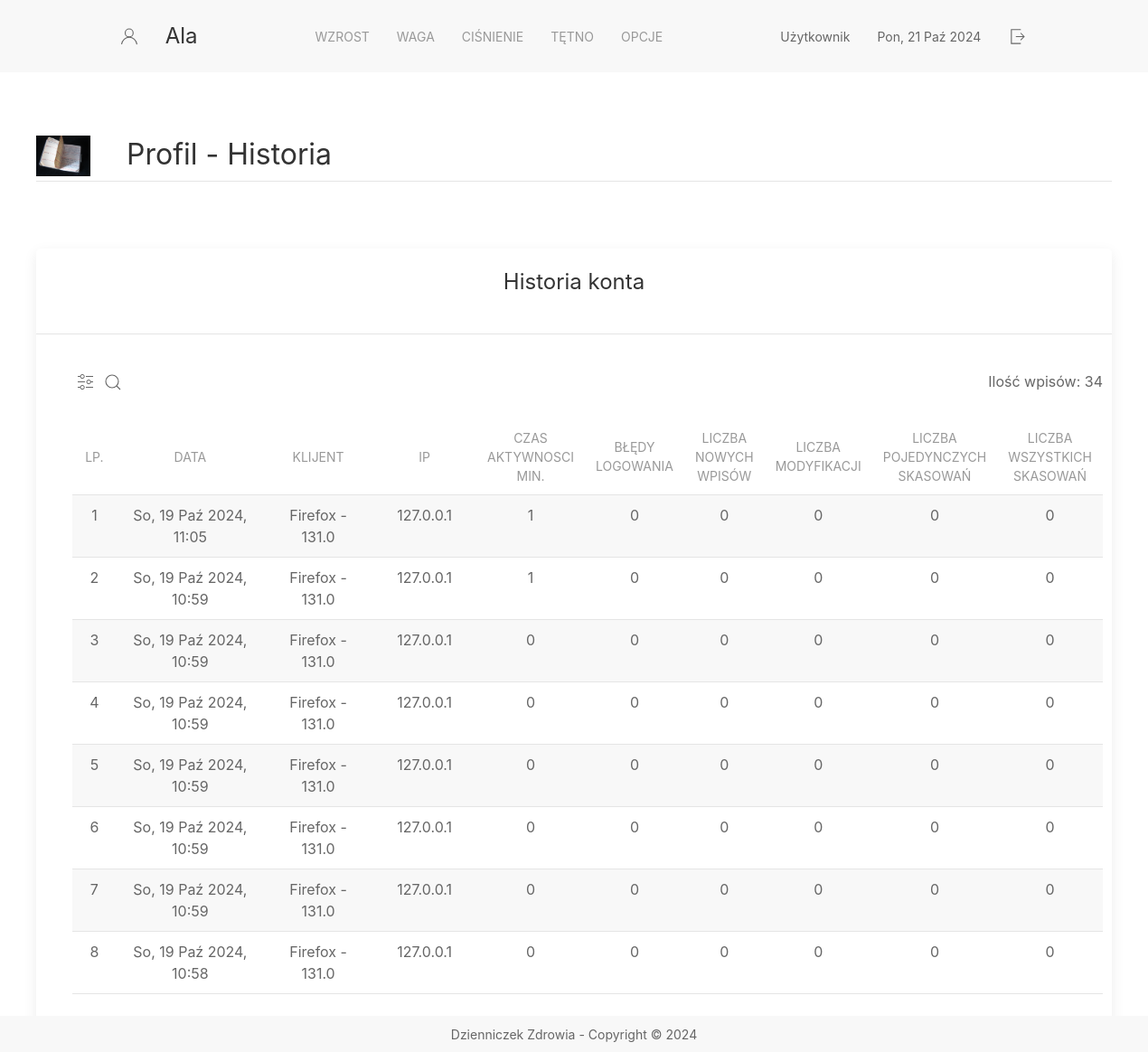
The app's page /users/history/ (signed in), older data.
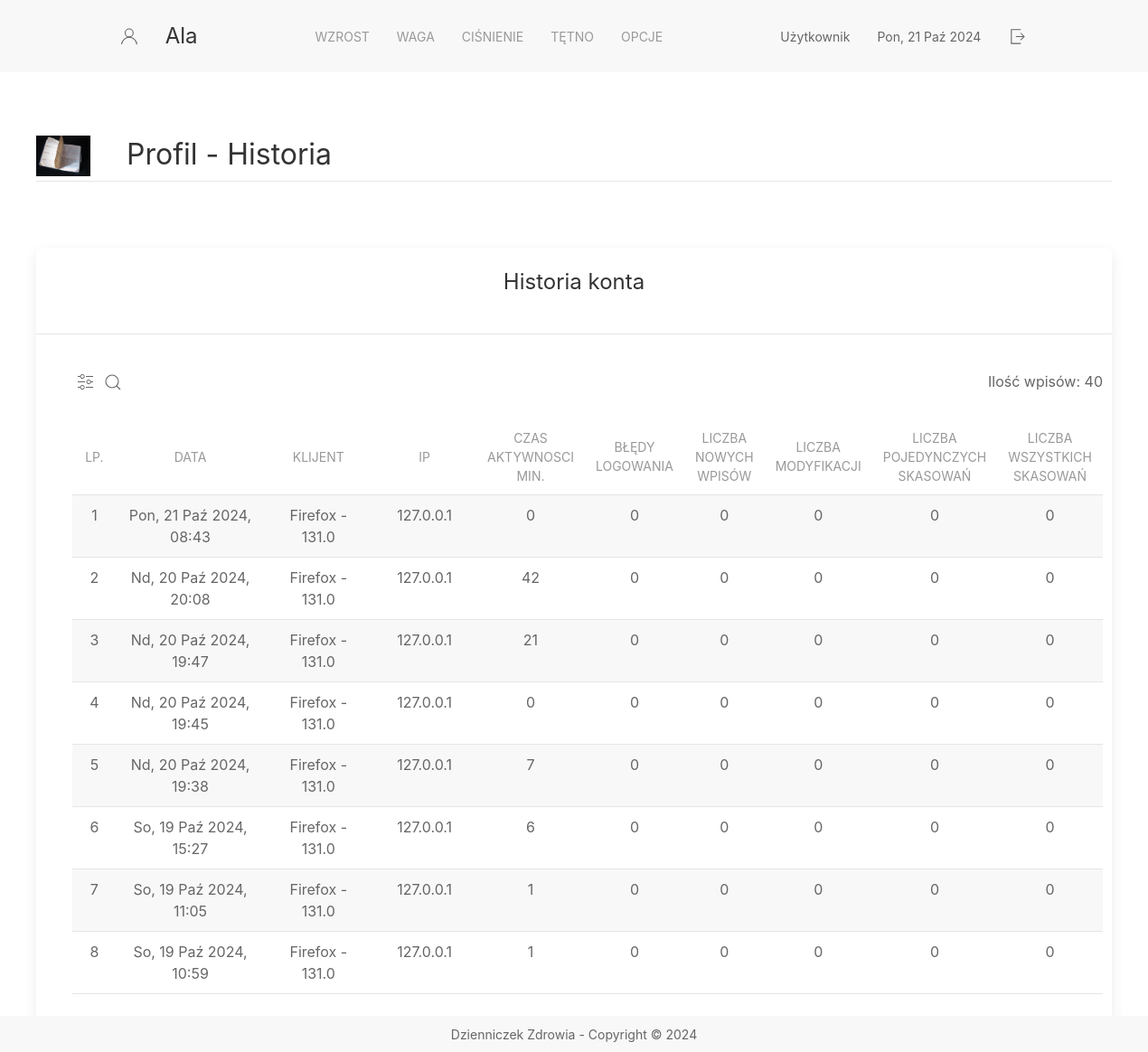
The same page, newer data.
### app_users/models.py (models this page shows)
class LoginHistory(models.Model):
    user = models.ForeignKey(User, on_delete=models.CASCADE)
    login_date = models.DateTimeField(auto_now_add= True, validators=[validate_date])
    logout_date = models.DateTimeField(null=True, blank=True, validators=[validate_date])
    cnt_activity = models.IntegerField(default=0)  # czas aktywnosci
    user_agent = models.TextField(null=True, blank=True) # przechowa rodaj przeglądarki
    ip_address = models.GenericIPAddressField(null=True, blank=True)
    failed_login_attempts = models.IntegerField(default=0)  #  ilosc błednych logowań
    cnt_modification = models.IntegerField(default=0) # ilość modyfikacji podczas zalogowania
    cnt_entries = models.IntegerField(default=0) # ilość wpisów podczas zalogowania
    cnt_deleted = models.IntegerField(default=0) # ilość skasowanych wpisów podczas zalogowania
    cnt_all_deleted = models.IntegerField(default=0) # ilość czyszczenia wszystkich wpisów podczas zalogowania

### app_users/views.py (the view)
# urls.py: path('history/', views.history, name='history_url'),
@login_required
def history(request):
    logged_user = request.user
    filter_value = request.GET.get('search')
    sort_value = request.GET.get('sort_by', '-logout_date')
    search_category = request.GET.get('filtering_by')
    if filter_value and len(filter_value) > 0:
        query = {f"{search_category}__icontains": filter_value}
        found_history = LoginHistory.objects.filter(user=logged_user, **query).order_by(sort_value)
    else:
        found_history = LoginHistory.objects.filter(user=logged_user).order_by(sort_value)
    page_num = request.GET.get('page', 1)
    pages = Paginator(found_history, 8)
    pages_max = pages.num_pages
    pages_max_elements = pages.count
    page_results = pages.get_page(page_num)
    context = {
        'filter_value': filter_value,
        'sort_value': sort_value,
        'filtering_by': search_category,
        'pages_max': pages_max,
        'pages_max_elements': pages_max_elements,
        'history': page_results,
        'user': logged_user,
    }
    return render(request, 'history.html', context)

### app_users/templates/history.html (shortened to what this page needs)
{% extends 'fragments/layout.html' %}
{% load static %}
{% block page_content %}
    <div class="container">
        <div class="uk-panel">
            <img class="uk-align-left uk-margin-remove-adjacent" src="{% static 'background.JPG' %}" width="60"
                 height="28" alt="info">
            <h2 class="uk-heading-divider" style="position: relative">Profil - Historia</h2>
        </div>
        <div style="height: 50px"></div>
        <div class="uk-card uk-card-default uk-border-rounded">
            <div class="uk-card-header">
                <div class="uk-width-expand">
                    <h3 class="uk-card-title uk-position-relative uk-position-top-center">Historia konta</h3>
                </div>
            </div>
            <div class="uk-card-body" style="width:1140px; margin: auto">
                <div>
                    <a href uk-icon="icon: settings" uk-tooltip="Sortuj" style="margin-left: 5px"></a>
                    <a href uk-icon="icon: search" uk-tooltip="Wyszukaj" style="margin-left: 5px"></a>
                    <span class="uk-position-relative uk-align-right"> Ilość wpisów: {{ pages_max_elements }} </span>
                </div>
                <table class="uk-table uk-table-striped uk-table-hover uk-table-small">
                    <thead>
                    <tr>
                        <th style="width:5%; text-align: center" class="uk-text-middle">Lp.</th>
                        <th style="width:30%; text-align: center" class="uk-text-middle">Data</th>
                        <th style="width:17%; text-align: center" class="uk-text-middle">Klijent</th>
                        <th style="width:15%; text-align: center" class="uk-text-middle">IP</th>
                        <th style="width:5%; text-align: center" class="uk-text-middle">Czas aktywnosci min.</th>
                        <th style="width:5%; text-align: center" class="uk-text-middle">Błędy logowania</th>
                        <th style="width:5%; text-align: center" class="uk-text-middle">Liczba nowych wpisów</th>
                        <th style="width:5%; text-align: center" class="uk-text-middle">Liczba modyfikacji</th>
                        <th style="width:5%; text-align: center" class="uk-text-middle">Liczba pojedynczych skasowań
                        </th>
                        <th style="width:5%; text-align: center" class="uk-text-middle">Liczba wszystkich skasowań</th>
                    </tr>
                    </thead>
                    <tbody>
                    {% for value in history %}
                        <tr style="text-align: center">
                            <td>
                                {{ history.start_index|add:forloop.counter0 }}
                            </td>
                            <td>{{ value.login_date |date:'D, d M Y,' }} {{ value.login_date |time:"H:i" }}</td>
                            <td>{{ value.user_agent }}</td>
                            <td>{{ value.ip_address }}</td>
                            <td>{{ value.cnt_activity }}</td>
                            <td>{{ value.failed_login_attempts }}</td>
                            <td>{{ value.cnt_entries }}</td>
                            <td>{{ value.cnt_modification }}</td>
                            <td>{{ value.cnt_deleted }}</td>
                            <td>{{ value.cnt_all_deleted }}</td>
                        </tr>
                    {% endfor %}
                    </tbody>
                </table>
            </div>
            <div class="uk-position-center uk-position-relative">
              <span>
                  <span>Strona {{ history.number }} z {{ history.paginator.num_pages }}</span>
                  {% if history.has_next %}
                      <a href="?page={{ history.next_page_number }}" style="color: #32CD32"> Następna</a>
                      <a href="?page={{ history.paginator.num_pages }}" style="color: #00BFFF; margin-left: 20px"> Ostatnia  &raquo;</a>
                  {% endif %}
              </span>
            </div>
        </div>
    </div>
{% endblock %}

### templates/fragments/layout.html (shortened to what this page needs)
{% load static %}
<!DOCTYPE html>
<html lang="en">
<head>
    <link rel="stylesheet" href="{% static 'css/uikit.min.css' %}">
    <link rel="stylesheet" href="{% static 'css/private.css' %}">
</head>
<body>
<div> {% include 'fragments/menu.html' %} </div>
<div class="uk-container uk-margin-large-top"> {% block page_content %} {% endblock %} </div>
<div> {% include 'fragments/footer.html' %} </div>
</body>
</html>

### templates/fragments/menu.html (shortened to what this page needs)
<nav class="uk-navbar-container" uk-navbar uk-sticky>
    <div class="uk-navbar-center nav-overlay">
        <span class="uk-navbar-item" uk-icon="icon: user; ratio: 1" ></span>
        <a href="{% url 'home_url' %}" class="uk-navbar-item uk-logo" style="margin-right: 100px">
            {% if user.is_authenticated %}
                {{ user.get_username }}
            {% else %}
                Gość
            {% endif %}
        </a>
        <ul class="uk-navbar-nav">
            <li class="uk-parent"><a href="/growths/">Wzrost</a></li>
            <li class="uk-parent"><a href="/weights">Waga</a></li>
            <li class="uk-parent"><a href="/pressures/">Ciśnienie</a></li>
            <li class="uk-parent"><a href="/pulses/">Tętno</a></li>
            <li>
                <a href="#">Opcje</a>
            </li>
        </ul>
        <span class="uk-navbar-item" style="margin-left: 100px">
            {% if user.is_authenticated %}
                {% if user.is_superuser %}
                    Administrator
                {% else %}
                    Użytkownik
                {% endif %}
            {% else %}
                Gość
            {% endif %}
        </span>
        <span class="uk-navbar-item">{% now "D, d M Y" %}</span>
        {% if user.is_authenticated %}
            <form method="POST" action="{% url 'logout' %}">
                <button href="/" uk-icon="icon: sign-out; ratio: 1.1" uk-tooltip="Wyloguj"></button>
            </form>
     {% endif %}
    </div>
</nav>

### templates/fragments/footer.html
 <footer class="uk-section uk-section-xsmall uk-section-muted uk-position-bottom uk-position-fixed">
        <p class="uk-position-center uk-text-small"> Dzienniczek Zdrowia - Copyright &copy 2024</p>
 </footer>

Row changes from the older to the newer data that the page shows:
no longer on this page (row unchanged): LoginHistory: start_index|add "3", login_date "So, 19 Paź 2024,", login_date "10:59", user_agent "Firefox - 131.0", ip_address "127.0.0.1", cnt_activity "0", failed_login_attempts "0", cnt_entries "0", cnt_modification "0", cnt_deleted "0", cnt_all_deleted "0"
no longer on this page (row unchanged): LoginHistory: start_index|add "4", login_date "So, 19 Paź 2024,", login_date "10:59", user_agent "Firefox - 131.0", ip_address "127.0.0.1", cnt_activity "0", failed_login_attempts "0", cnt_entries "0", cnt_modification "0", cnt_deleted "0", cnt_all_deleted "0"
no longer on this page (row unchanged): LoginHistory: start_index|add "5", login_date "So, 19 Paź 2024,", login_date "10:59", user_agent "Firefox - 131.0", ip_address "127.0.0.1", cnt_activity "0", failed_login_attempts "0", cnt_entries "0", cnt_modification "0", cnt_deleted "0", cnt_all_deleted "0"
no longer on this page (row unchanged): LoginHistory: start_index|add "6", login_date "So, 19 Paź 2024,", login_date "10:59", user_agent "Firefox - 131.0", ip_address "127.0.0.1", cnt_activity "0", failed_login_attempts "0", cnt_entries "0", cnt_modification "0", cnt_deleted "0", cnt_all_deleted "0"
no longer on this page (row unchanged): LoginHistory: start_index|add "7", login_date "So, 19 Paź 2024,", login_date "10:59", user_agent "Firefox - 131.0", ip_address "127.0.0.1", cnt_activity "0", failed_login_attempts "0", cnt_entries "0", cnt_modification "0", cnt_deleted "0", cnt_all_deleted "0"
no longer on this page (row unchanged): LoginHistory: start_index|add "8", login_date "So, 19 Paź 2024,", login_date "10:58", user_agent "Firefox - 131.0", ip_address "127.0.0.1", cnt_activity "0", failed_login_attempts "0", cnt_entries "0", cnt_modification "0", cnt_deleted "0", cnt_all_deleted "0"
added LoginHistory: start_index|add "1", login_date "Pon, 21 Paź 2024,", login_date "08:43", user_agent "Firefox - 131.0", ip_address "127.0.0.1", cnt_activity "0", failed_login_attempts "0", cnt_entries "0", cnt_modification "0", cnt_deleted "0", cnt_all_deleted "0"
added LoginHistory: start_index|add "2", login_date "Nd, 20 Paź 2024,", login_date "20:08", user_agent "Firefox - 131.0", ip_address "127.0.0.1", cnt_activity "42", failed_login_attempts "0", cnt_entries "0", cnt_modification "0", cnt_deleted "0", cnt_all_deleted "0"
added LoginHistory: start_index|add "3", login_date "Nd, 20 Paź 2024,", login_date "19:47", user_agent "Firefox - 131.0", ip_address "127.0.0.1", cnt_activity "21", failed_login_attempts "0", cnt_entries "0", cnt_modification "0", cnt_deleted "0", cnt_all_deleted "0"
added LoginHistory: start_index|add "4", login_date "Nd, 20 Paź 2024,", login_date "19:45", user_agent "Firefox - 131.0", ip_address "127.0.0.1", cnt_activity "0", failed_login_attempts "0", cnt_entries "0", cnt_modification "0", cnt_deleted "0", cnt_all_deleted "0"
added LoginHistory: start_index|add "5", login_date "Nd, 20 Paź 2024,", login_date "19:38", user_agent "Firefox - 131.0", ip_address "127.0.0.1", cnt_activity "7", failed_login_attempts "0", cnt_entries "0", cnt_modification "0", cnt_deleted "0", cnt_all_deleted "0"
added LoginHistory: start_index|add "6", login_date "So, 19 Paź 2024,", login_date "15:27", user_agent "Firefox - 131.0", ip_address "127.0.0.1", cnt_activity "6", failed_login_attempts "0", cnt_entries "0", cnt_modification "0", cnt_deleted "0", cnt_all_deleted "0"
computed for LoginHistory (number 7 of 8 on the later page): start_index|add "1" → "7"
computed for LoginHistory (number 8 of 8 on the later page): start_index|add "2" → "8"
Text that changed along with them:
{{ pages_max_elements }}: "34" → "40"
